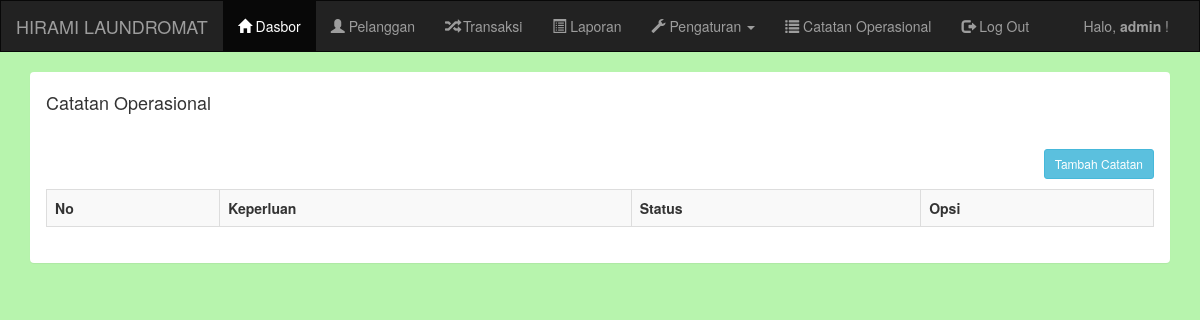
/admin/catatan_operasional.php (signed in), run on an earlier commit of the app's database.
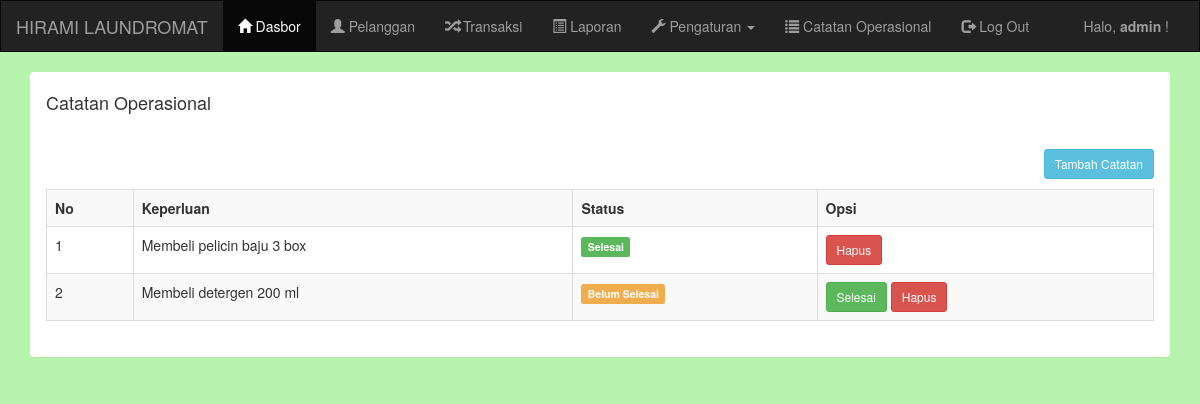
And on a later commit of the database.
### tables this page shows
CREATE TABLE `operasional` (
  `id` int(11) NOT NULL,
  `keperluan` varchar(255) NOT NULL,
  `status` tinyint(1) NOT NULL
);

### admin/catatan_operasional.php (the view)
<?php include 'header.php'; ?>
<div class="container">
    <div class="panel">
        <div class="panel-heading">
            <h4>Catatan Operasional</h4>
        </div>
        <div class="panel-body">
            <a href="operasional_tambah.php" class="btn btn-sm btn-info pull-right">Tambah Catatan</a>
            <br/><br/>
            <table class="table table-bordered table-striped">
                <tr>
                    <th>No</th>
                    <th>Keperluan</th>
                    <th>Status</th>
                    <th>Opsi</th>
                </tr>
                <?php
                include '../koneksi.php';
                $data = mysqli_query($koneksi,"SELECT * FROM operasional");
                $no = 1;
                while($d = mysqli_fetch_array($data)){
                    ?>
                    <tr>
                        <td><?php echo $no++; ?></td>
                        <td><?php echo $d['keperluan']; ?></td>
                        <td>
                            <?php if($d['status'] == 1){ ?>
                                <span class="label label-success">Selesai</span>
                            <?php }else{ ?>
                                <span class="label label-warning">Belum Selesai</span>
                            <?php } ?>
                        </td>
                        <td>
                            <?php if($d['status'] == 0){ ?>
                                <a href="operasional_selesai.php?id=<?php echo $d['id']; ?>" class="btn btn-sm btn-success">Selesai</a>
                            <?php } ?>
                            <a href="operasional_hapus.php?id=<?php echo $d['id']; ?>" class="btn btn-sm btn-danger">Hapus</a>
                        </td>
                    </tr>
                    <?php
                }
                ?>
            </table>
        </div>
    </div>
</div>
<?php include 'footer.php'; ?>

What changed in the data, as far as the page shows it:
added operasional: keperluan "Membeli pelicin baju 3 box", status "Selesai"
added operasional: keperluan "Membeli detergen 200 ml", status "Belum Selesai"
